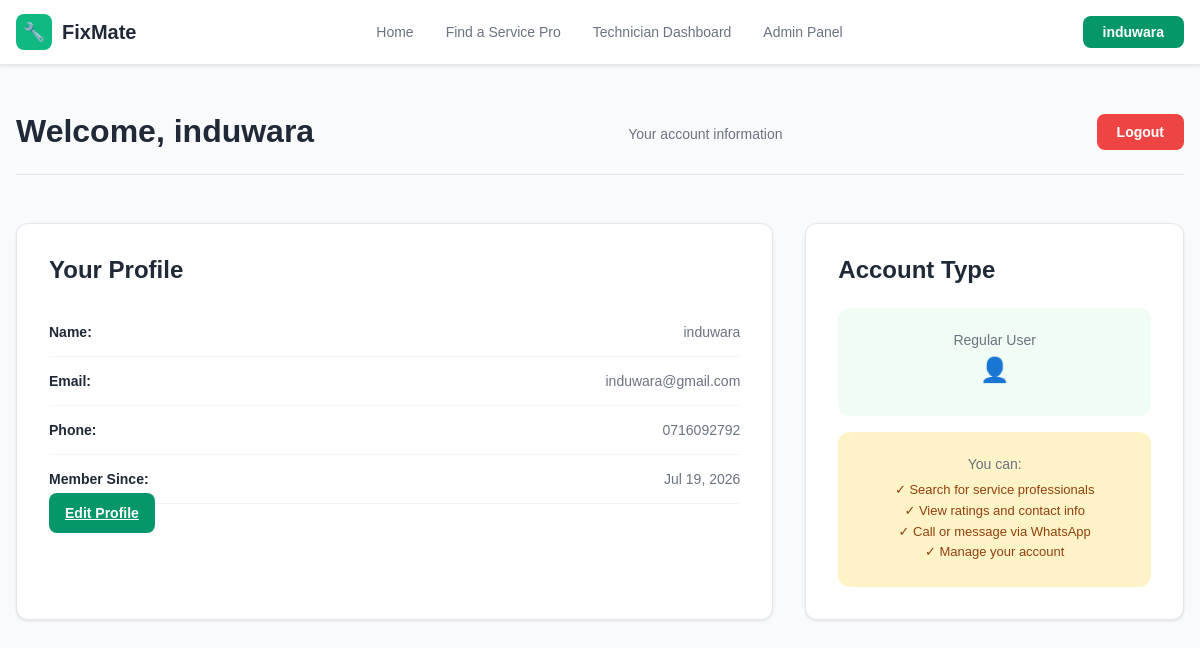
The app's page /pages/user_profile.php (signed in) with its own data.
### tables this page shows
CREATE TABLE `users` (
  `id` int(11) NOT NULL AUTO_INCREMENT,
  `email` varchar(100) NOT NULL,
  `password` varchar(255) NOT NULL,
  `name` varchar(100) NOT NULL,
  `phone` varchar(20) DEFAULT NULL,
  `created_at` timestamp NOT NULL DEFAULT current_timestamp(),
  PRIMARY KEY (`id`),
  UNIQUE KEY `email` (`email`)
);

### pages/user_profile.php (the view, shortened to what this page needs)
<?php
include '../includes/config.php';
include '../includes/header.php';
$user_id = $_SESSION['user_id'];
$query = "SELECT id, name, email, phone, created_at FROM users WHERE id = '$user_id'";
$result = mysqli_query($conn, $query);
$user = mysqli_fetch_assoc($result);
?>
<section class="dashboard-section">
    <div class="dashboard-container">
        <div class="dashboard-header">
            <h1>Welcome, <?php echo htmlspecialchars($user['name']); ?></h1>
            <p>Your account information</p>
            <a href="logout.php" class="logout-btn">Logout</a>
        </div>
        <div class="dashboard-grid">
            <div class="profile-card">
                <h2>Your Profile</h2>
                <div class="profile-item">
                    <label>Name:</label>
                    <span><?php echo htmlspecialchars($user['name']); ?></span>
                </div>
                <div class="profile-item">
                    <label>Email:</label>
                    <span><?php echo htmlspecialchars($user['email']); ?></span>
                </div>
                <div class="profile-item">
                    <label>Phone:</label>
                    <span><?php echo htmlspecialchars($user['phone']); ?></span>
                </div>
                <div class="profile-item">
                    <label>Member Since:</label>
                    <span><?php echo date('M d, Y', strtotime($user['created_at'])); ?></span>
                </div>
                <a href="edit_user_profile.php" class="edit-btn">Edit Profile</a>
            </div>
            <div class="stats-card">
                <h2>Account Type</h2>
                <div class="stat-box">
                    <div class="stat-label">Regular User</div>
                    <div class="stat-value" style="font-size: 24px; margin-top: 8px;">👤</div>
                </div>
                <div class="stat-box" style="background-color: #fef3c7; margin-top: 16px;">
                    <div class="stat-label">You can:</div>
                    <div style="font-size: 13px; color: #92400e; margin-top: 8px; line-height: 1.6;">
                        ✓ Search for service professionals<br>
                        ✓ View ratings and contact info<br>
                        ✓ Call or message via WhatsApp<br>
                        ✓ Manage your account
                    </div>
                </div>
            </div>
        </div>
    </div>
</section>
</body>
</html>

### css/style.css (style rules this page uses)
* { margin: 0; padding: 0; box-sizing: border-box; }
body { font-family: 'Arial', sans-serif; background-color: #f9fafb; color: #1f2937; }
.stat-label { display: block; font-size: 14px; color: #6b7280; font-weight: 500; }
.dashboard-section { background-color: #f9fafb; padding: 48px 16px; min-height: calc(100vh - 64px); }
.dashboard-container { max-width: 1280px; margin: 0 auto; }
.dashboard-header { display: flex; justify-content: space-between; align-items: center; margin-bottom: 48px; padding-bottom: 24px; border-bottom: 1px solid #e5e7eb; }
.dashboard-header h1 { font-size: 32px; font-weight: 700; color: #1f2937; margin: 0; }
.dashboard-header p { font-size: 14px; color: #6b7280; margin: 4px 0 0 0; }
.logout-btn { padding: 10px 20px; background-color: #ef4444; color: white; border: none; border-radius: 8px; font-size: 14px; font-weight: bold; cursor: pointer; text-decoration: none; transition: all 0.2s; }
.dashboard-grid { display: grid; grid-template-columns: 2fr 1fr; gap: 32px; }
.profile-card { background-color: white; border: 1px solid #e5e7eb; border-radius: 12px; padding: 32px; box-shadow: 0 1px 3px rgba(0, 0, 0, 0.1); }
.profile-card h2 { font-size: 24px; font-weight: 700; margin-bottom: 24px; color: #1f2937; }
.profile-item { display: flex; justify-content: space-between; padding: 16px 0; border-bottom: 1px solid #f3f4f6; }
.profile-item label { font-weight: 600; color: #1f2937; font-size: 14px; }
.profile-item span { color: #6b7280; text-align: right; font-size: 14px; }
.edit-btn { width: 100%; padding: 12px 16px; background-color: #059669; color: white; border: none; border-radius: 8px; font-size: 14px; font-weight: bold; cursor: pointer; margin-top: 24px; transition: all 0.2s; }
.stats-card { background-color: white; border: 1px solid #e5e7eb; border-radius: 12px; padding: 32px; box-shadow: 0 1px 3px rgba(0, 0, 0, 0.1); }
.stats-card h2 { font-size: 24px; font-weight: 700; margin-bottom: 24px; color: #1f2937; }
.stat-box { text-align: center; padding: 24px; background-color: #f0fdf4; border-radius: 12px; margin-bottom: 16px; }
.stat-box:last-child { margin-bottom: 0; }
.stat-value { font-size: 40px; font-weight: 800; color: #059669; margin-bottom: 8px; }
.stat-label { font-size: 14px; color: #6b7280; font-weight: 500; }

### records on screen
users: name "induwara", email "induwara@gmail.com", phone "0716092792", created_at "Jul 19, 2026"

### other values on screen
$_SESSION['user_name'] "induwara"
